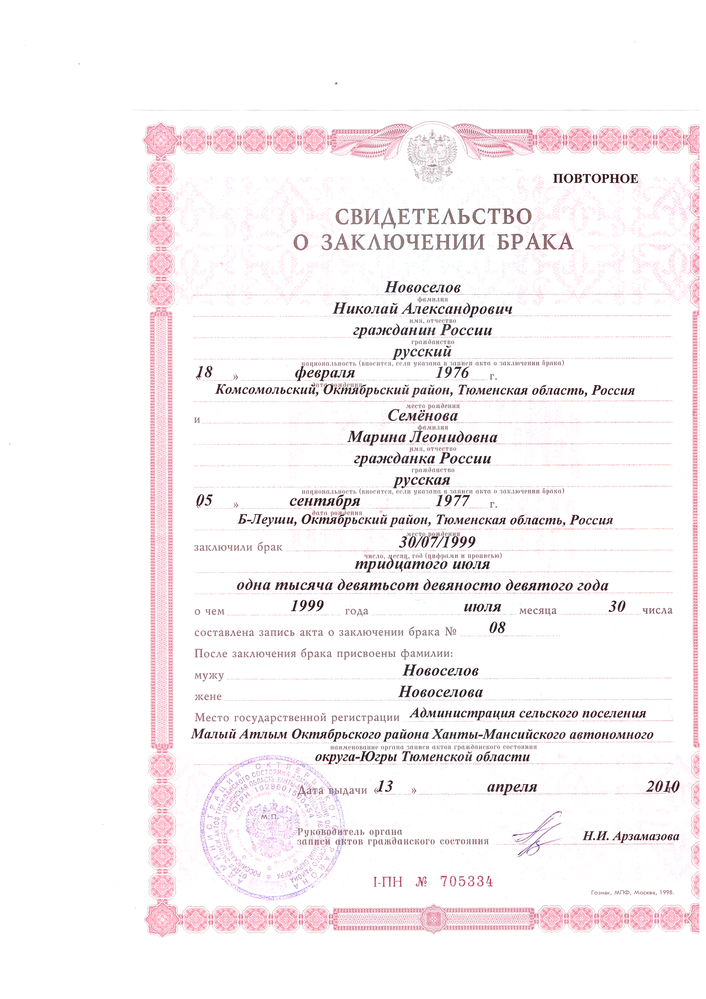
#> input picture rez.png, 706 x 999 px, shrunk from 2481 x 3512 before the run
$ python -i blur.py   (imports and definitions only)
#> lines starting #> are read from the running program, lines starting #| are printed output that depends on the picture; after the words box and inside, x2 and y2 are one past the last pixel; in counts of white or black regions, pixels touching at a corner belong together
#> further down, picture is the input picture: shape (999, 706, 3); mean B, G, R 245.2, 243.7, 248.5
import cv2 as cv
import numpy as np


def subtracting_white_spots(img, wt=0.75, md=17):  # ПЕРВАЯ ЭВРИСТИКА
    """
    Происходит размытие фона медианным фильтром. Получаем светлые и темные пятна.
    С определенным весом отнимается из исходного изображения полученные пятна,
    темные пятна не влияют (малые значения), а вот белые оказывают влияние.
    Как правило, текст темные пятна, а фон светлые.
    :param img: Изображение у которого необходимо убрать фон;
    :param wt: Вес фона [0-1] рекомендуемое значение 0.75;
    :param md: Медиана размытия, рекомендуется 17 пикселей;
    :return: Исправленное изображение
    """
#> called with wt = 0.75, md = 17

    low_background = (1, 1, 1)
    high_background = (255, 255, 255)
    only_text = cv.addWeighted(img, 1, cv.medianBlur(img, md), -wt, 0)
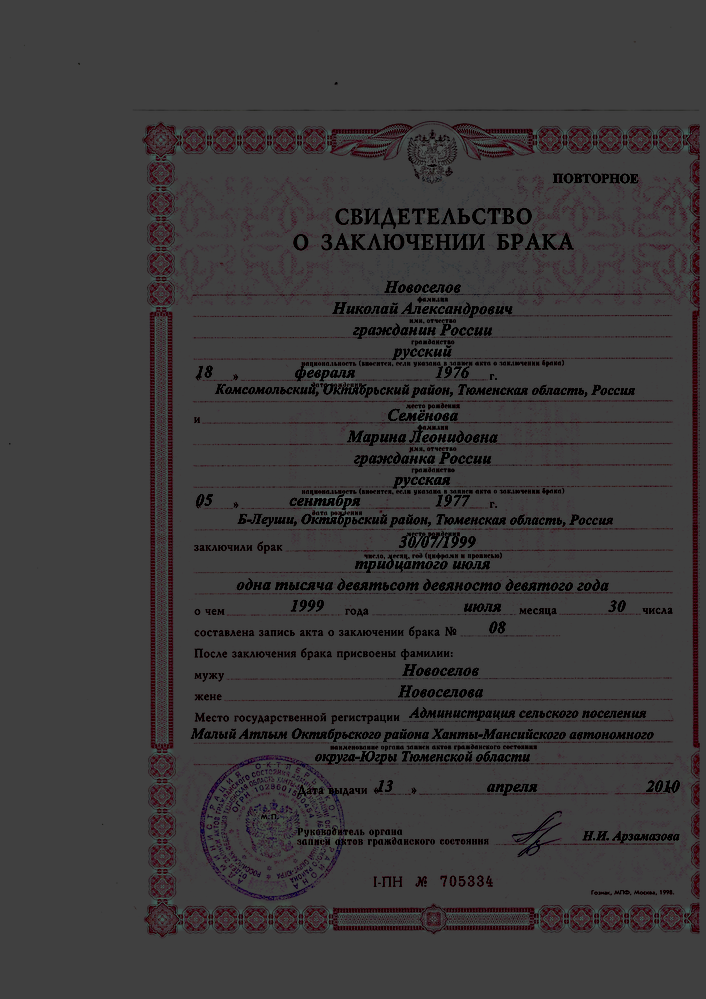
#> only_text: shape (999, 706, 3); mean B, G, R 58.9, 58.3, 60.3
    only_text = cv.inRange(only_text, low_background, high_background)
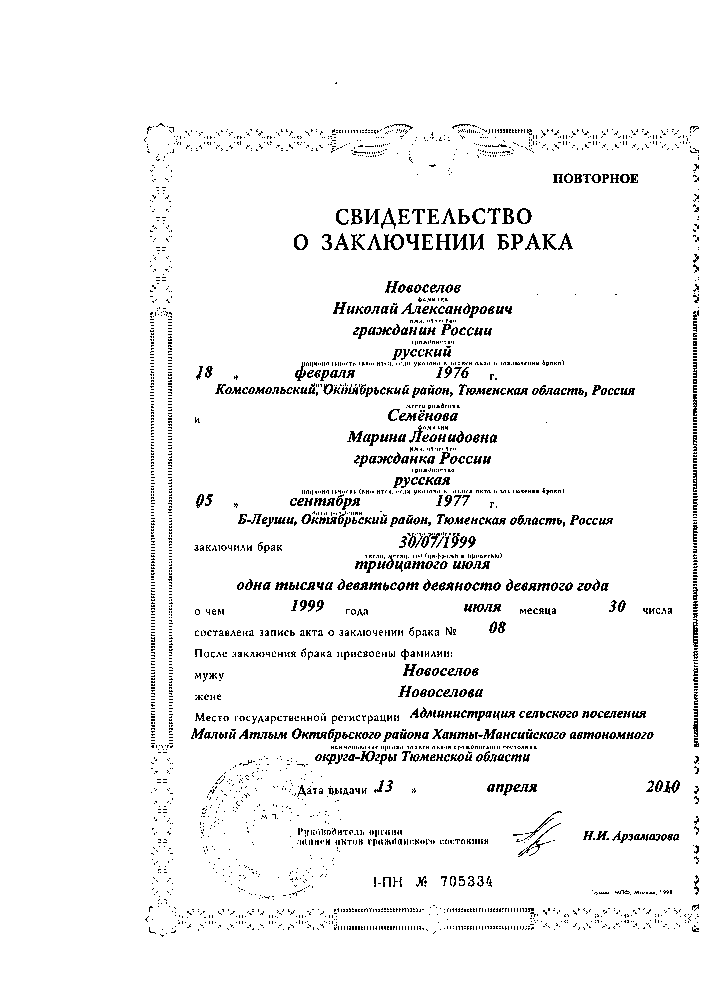
#> only_text: shape (999, 706); 95.4% white; black in thin lines or dots, all inside (x1, y1, x2, y2) = (144, 82, 699, 937)
    return only_text


def sharpening(img):
    """
    НАДО ОПИСАТЬ
    :param img: исходное изображение;
    :return: изображение с повышенной резкостью
    """
    gaussian = cv.GaussianBlur(img, (0, 0), 2.0)
    after_img = cv.addWeighted(img, 2.0, gaussian, -1.0, 0)
    return after_img


def convolution_method(img, kernel=None):
    """
    Свертка. Значение пикселя изображения зависит также от соседних пикселей.
    :param img: Исходное изображение;
    :return: После свертки.
    """
    if kernel is None:
        kernel = np.array([[1, 0, -1],
                          [1, 6, 1],
                          [1, 0, -1]])

    kernel = 1/(kernel.sum())*kernel

    img2 = cv.filter2D(img, -1, kernel)

    return img2

>>> import cv2
>>> picture = cv2.imread('../rez.png')
>>> result = subtracting_white_spots(picture)
